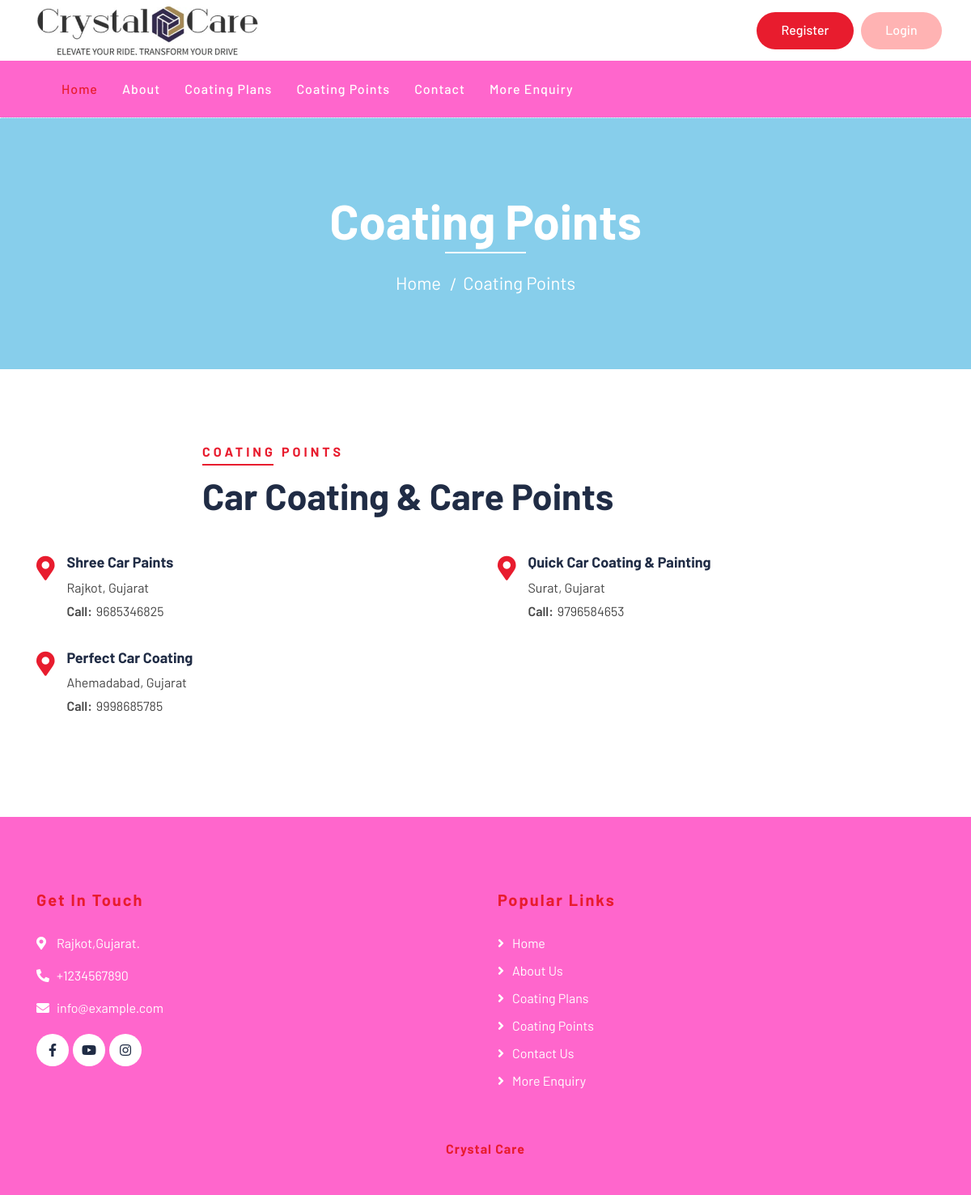
The page /location.php on the database its author committed.
### tables this page shows
CREATE TABLE `tblcoatingpoints` (
  `id` int(11) NOT NULL,
  `coatingPointName` varchar(255) DEFAULT NULL,
  `coatingPointAddress` varchar(255) DEFAULT NULL,
  `contactNumber` bigint(20) DEFAULT NULL,
  `creationDate` timestamp NOT NULL DEFAULT current_timestamp()
);

CREATE TABLE `tblpages` (
  `id` int(11) NOT NULL,
  `type` varchar(255) DEFAULT '',
  `detail` longtext DEFAULT NULL,
  `openignHrs` varchar(255) DEFAULT NULL,
  `phoneNumber` bigint(20) DEFAULT NULL,
  `emailId` varchar(120) DEFAULT NULL
);

### location.php (the view, shortened to what this page needs)
<!DOCTYPE html>
<html lang="en">
    <head>
        <link href="https://stackpath.bootstrapcdn.com/bootstrap/4.4.1/css/bootstrap.min.css" rel="stylesheet">
        <link href="https://cdnjs.cloudflare.com/ajax/libs/font-awesome/5.10.0/css/all.min.css" rel="stylesheet">
        <link href="lib/flaticon/font/flaticon.css" rel="stylesheet">
        <link href="lib/animate/animate.min.css" rel="stylesheet">
        <link href="lib/owlcarousel/assets/owl.carousel.min.css" rel="stylesheet">
        <link href="css/style.css" rel="stylesheet">
    </head>
    <body>
<?php include_once('includes/header.php');?>
        <div class="k page-header">
            <div class="container">
                <div class="row">
                    <div class="col-12">
                        <h2>Coating Points</h2>
                    </div>
                    <div class="col-12">
                        <a href="index.php">Home</a>
                        <a href="location.php">Coating Points</a>
                    </div>
                </div>
            </div>
        </div>
        <div class="location">
            <div class="container">
                <div class="row">
                    <div class="col-lg-12">
                        <div class="section-header text-left">
                            <p>Coating Points</p>
                            <h2>Car Coating & Care Points</h2>
                        </div>
                        <div class="row">
                        <?php
                        $mysqli = new mysqli("localhost","root","","ccms");
$sql = "SELECT * FROM tblcoatingpoints";
$query = $mysqli->query($sql);
if ($query) {
    while ($result = $query->fetch_object()) {
?>
        <div class="col-md-6">
            <div class="location-item">
                <i class="fa fa-map-marker-alt"></i>
                <div class="location-text">
                    <h3><?php echo htmlentities($result->coatingPointName); ?></h3>
                    <p><?php echo htmlentities($result->coatingPointAddress); ?></p>
                    <p><strong>Call:</strong><?php echo htmlentities($result->contactNumber); ?></p>
                </div>
            </div>
        </div>
<?php
    }
}
?></div>
</div>
</div>
</div>
</div>
<?php include_once('includes/footer.php');?>
    </body>
</html>

### includes/footer.php (shortened to what this page needs)
<div class="b footer">
            <div class="container">
                <div class="row">
                    <div class="col-lg-6 col-md-6">
                        <div class="footer-contact">
                            <h2>Get In Touch</h2>
                            <?php
    $mysqli = new mysqli("localhost", "root", "", "ccms");
$sql = "SELECT * FROM tblpages WHERE type='contact'";
$query = $mysqli->query($sql);
if ($query) {
    while ($result = $query->fetch_object()) {
?>
<p><i class="fa fa-map-marker-alt"></i><?php echo $result->detail; ?></p>
<p><i class="fa fa-phone-alt"></i>+<?php echo $result->phoneNumber; ?></p>
<p><i class="fa fa-envelope"></i><?php echo $result->emailId; ?></p>
<?php
    }
}
?>
                            <div class="footer-social">
                                <a class="btn" href="https://www.facebook.com/"><i class="fab fa-facebook-f"></i></a>
                                <a class="btn" href="https://www.youtube.com/"><i class="fab fa-youtube"></i></a>
                                <a class="btn" href="https://www.instagram.com/"><i class="fab fa-instagram"></i></a>
                            </div>
                        </div>
                    </div>
                    <div class="col-lg-5 col-md-6">
                        <div class="footer-link">
                            <h2>Popular Links</h2>
                              <a href="index.php">Home</a>
                            <a href="about.php">About Us</a>
                            <a href="coating-plans.php">Coating Plans</a>
                            <a href="location.php">Coating Points</a>
                            <a href="contact.php">Contact Us</a>
                            <a href="more-enquire.php">More Enquiry</a>
                        </div>
                    </div>
                </div>
            </div>
            <div class="container copyright">
                <p><a href="index.php">Crystal Care</a></p>
            </div>
        </div>

### css/style.css (style rules this page uses)
body { color: #444444; font-weight: 400; background: #ffffff; font-family: 'Barlow', sans-serif; }
h1, h2, h3, h4, h5, h6 { color: #202C45; }
a { color: #202C45; transition: .3s; }
.page-header { position: relative; margin-bottom: 45px; padding: 90px 0; text-align: center; background: #202C45; border-top: 1px dotted #ffffff; }
.page-header h2 { position: relative; color: #ffffff; font-size: 60px; font-weight: 700; margin-bottom: 20px; padding-bottom: 5px; }
.page-header h2::after { position: absolute; content: ""; width: 100px; height: 2px; left: calc(50% - 50px); bottom: 0; background: #ffffff; }
.page-header a { position: relative; padding: 0 12px; font-size: 22px; color: #ffffff; }
.page-header a::after { position: absolute; content: "/"; width: 8px; height: 8px; top: -2px; right: -7px; text-align: center; color: #ffffff; }
.page-header a:last-child::after { display: none; }
.section-header { position: relative; width: 100%; max-width: 700px; margin: 0 auto 45px auto; }
.section-header p { display: inline-block; margin-bottom: 10px; padding-bottom: 5px; position: relative; font-size: 16px; font-weight: 700; letter-spacing: 4px; text-transform: uppercase; color: #E81C2E; }
.section-header p::after { position: absolute; content: ""; width: 50%; height: 2px; left: 25%; bottom: 0; background: #E81C2E; }
.section-header.text-left p::after { left: 0; }
.section-header h2 { margin: 0; font-size: 45px; font-weight: 700; text-transform: capitalize; }
.location { position: relative; width: 100%; padding: 45px 0; }
.location .location-item { display: flex; margin-bottom: 30px; }
.location .location-item i { padding-top: 3px; font-size: 30px; color: #E81C2E; }
.location .location-text { padding-left: 15px; }
.location .location-text h3 { font-size: 18px; font-weight: 700; }
.location .location-text p { margin-bottom: 5px; }
.location .location-text p strong { margin-right: 5px; font-weight: 600; }
.footer { position: relative; margin-top: 45px; padding-top: 90px; background: #202C45; }
.footer .footer-contact, .footer .footer-link, .footer .footer-newsletter { position: relative; margin-bottom: 45px; color: #ffffff; }
.footer .footer-contact h2, .footer .footer-link h2, .footer .footer-newsletter h2 { margin-bottom: 30px; font-size: 20px; font-weight: 700; letter-spacing: 2px; color: #E81C2E; }
.footer .footer-link a { display: block; margin-bottom: 10px; color: #ffffff; transition: .3s; }
.footer .footer-link a::before { position: relative; content: "\f105"; font-family: "Font Awesome 5 Free"; font-weight: 900; margin-right: 10px; }
.footer .footer-contact p i { width: 25px; }
.footer .footer-social { position: relative; margin-top: 20px; display: flex; }
.footer .footer-social a { width: 40px; height: 40px; display: flex; align-items: center; justify-content: center; color: #202C45; background: #ffffff; border-radius: 40px; margin-right: 5px; transition: .5s; }
.footer .footer-social a:last-child { margin: 0; }
.footer .copyright { text-align: center; padding-top: 15px; padding-bottom: 45px; }
.footer .copyright p { margin: 0; color: #ffffff; }
.footer .copyright p a { color: #E81C2E; font-weight: 700; letter-spacing: 1px; }

### location.php (style rules this page uses)
.k { background-color:skyblue; }

### includes/footer.php (style rules this page uses)
.b { background-color:#ff66cc; }

### rows shown on the page
tblcoatingpoints: coatingPointName "Shree Car Paints", coatingPointAddress "Rajkot, Gujarat", contactNumber "9685346825"
tblcoatingpoints: coatingPointName "Quick Car Coating & Painting", coatingPointAddress "Surat, Gujarat", contactNumber "9796584653"
tblcoatingpoints: coatingPointName "Perfect Car Coating", coatingPointAddress "Ahemadabad, Gujarat", contactNumber "9998685785"
tblpages: detail "Rajkot,Gujarat.", phoneNumber "1234567890", emailId "info@example.com"
